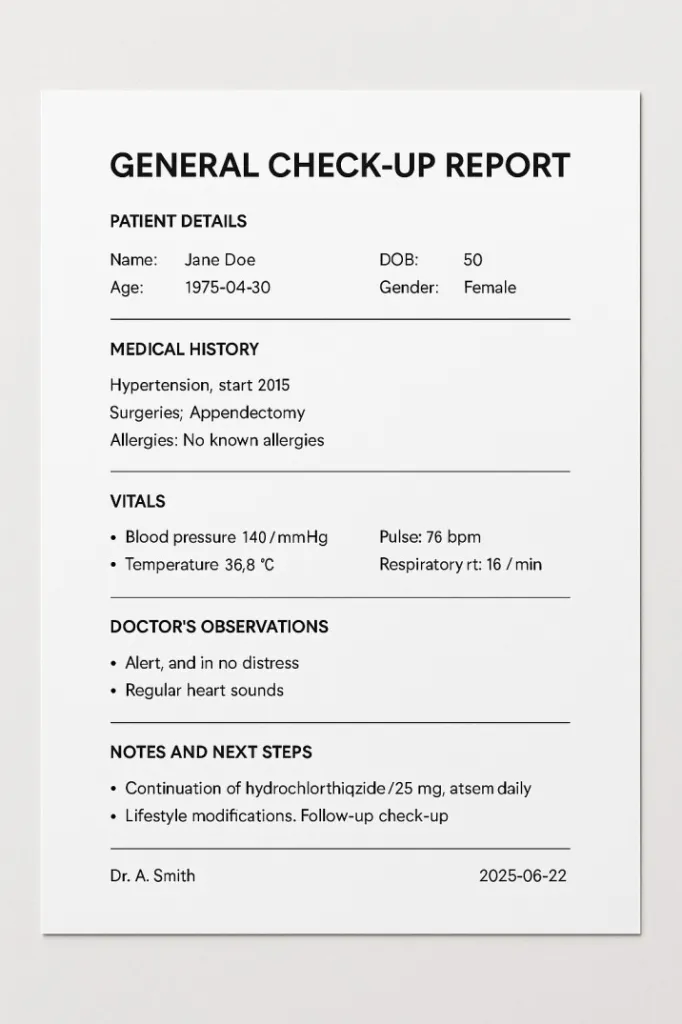
#> input picture sihHackathon_NEW/medikiosk/ocr/test_report.png, 682 x 1024 px
$ python -i extraction.py   (imports and definitions only)
#> lines starting #> are read from the running program, lines starting #| are printed output that depends on the picture; after the words box and inside, x2 and y2 are one past the last pixel; in counts of white or black regions, pixels touching at a corner belong together
import cv2
import pytesseract
import numpy as np
import re

def extract_text_from_image(image_path):
    """
    Extract text using a multi-strategy approach to avoid over-processing.
    """
    image = cv2.imread(image_path)
#> image is the input picture: shape (1024, 682, 3); mean B, G, R 231.3, 231.8, 232.4
    if image is None:
        raise FileNotFoundError(f"Could not read image at {image_path}")

    # 1. Upscale for better character recognition
    image = cv2.resize(image, None, fx=2, fy=2, interpolation=cv2.INTER_CUBIC)
#> image: shape (2048, 1364, 3)
    gray = cv2.cvtColor(image, cv2.COLOR_BGR2GRAY)

    # 2. Create different versions of the image
    # Version A: Enhanced Grayscale (Best for most modern OCR)
    clahe = cv2.createCLAHE(clipLimit=2.0, tileGridSize=(8, 8))
    enhanced_gray = clahe.apply(gray)
    denoised_gray = cv2.fastNlMeansDenoising(enhanced_gray, h=10)

    # Version B: Clean Binary (Traditional approach)
    binary = cv2.adaptiveThreshold(
        denoised_gray, 255, cv2.ADAPTIVE_THRESH_GAUSSIAN_C,
        cv2.THRESH_BINARY, 11, 2
    )
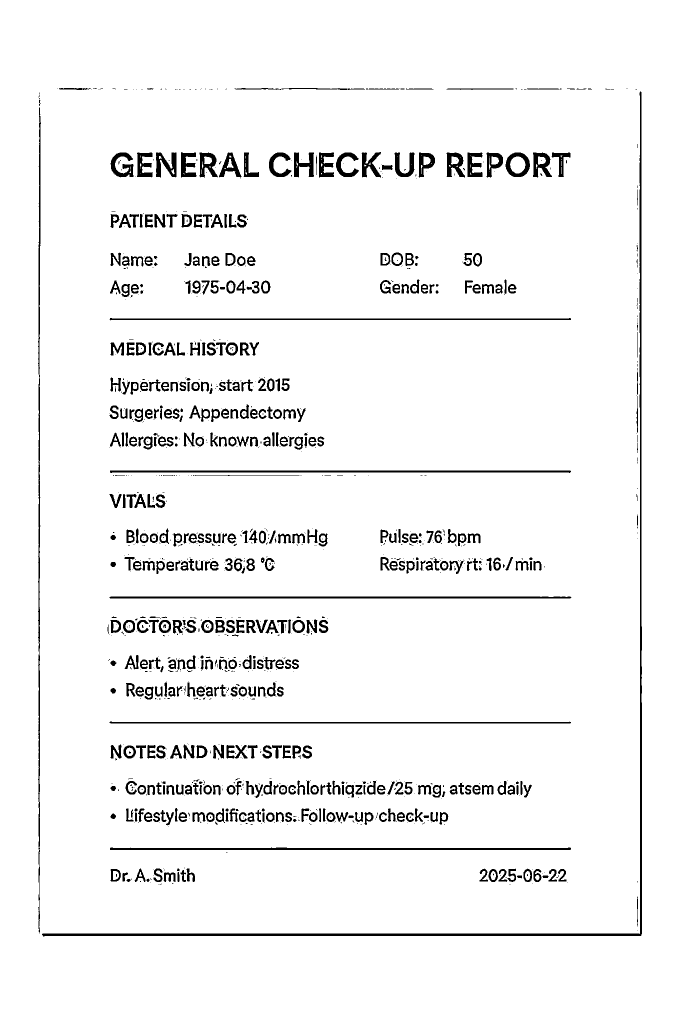
#> binary: shape (2048, 1364) (shown at 1/2 size); 95.3% white; 1212 black regions (724 under 20 px), largest, box (x1, y1, x2, y2) and area: (84, 183, 1284, 1873) 11999, (76, 215, 82, 1864) 4398, (220, 1695, 1142, 1700) 3722

    # Version C: Simple Global Threshold (Best for high-contrast documents)
    _, simple_binary = cv2.threshold(denoised_gray, 0, 255, cv2.THRESH_BINARY + cv2.THRESH_OTSU)
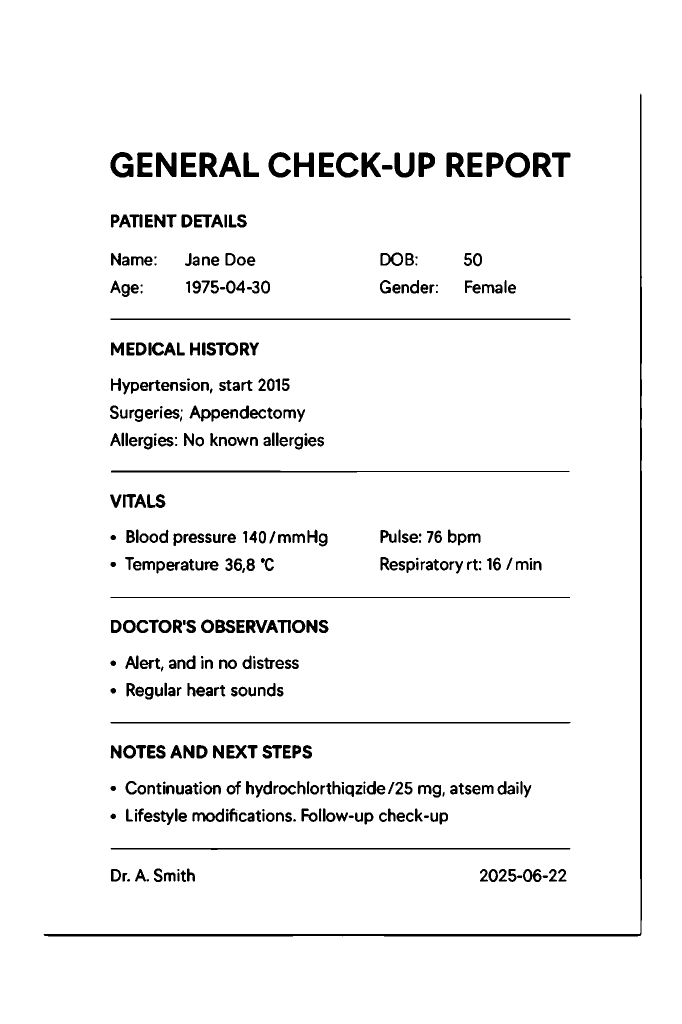
#> simple_binary: shape (2048, 1364) (shown at 1/2 size); 95.5% white; 424 black regions (26 under 20 px), largest, box (x1, y1, x2, y2) and area: (87, 187, 1284, 1873) 11882, (221, 1696, 1141, 1700) 2769, (221, 637, 1141, 640) 2759

    strategies = {
        "enhanced_gray": denoised_gray,
        "adaptive_binary": binary,
        "simple_binary": simple_binary
    }

    best_text = ""
    max_score = -1

    # 3. Try each strategy and score the result
    for name, img in strategies.items():
        config = r'--oem 3 --psm 3 -l eng+hin'
        text = pytesseract.image_to_string(img, config=config)

        # Scoring function: We prefer text with more alphanumeric characters
        # and fewer "garbage" symbols like % $ # @ in a row.
        score = calculate_text_quality(text)

        if score > max_score:
            max_score = score
            best_text = text
#> this loop made 1 pass
#> (name, config) on pass 1: ('enhanced_gray', '--oem 3 --psm 3 -l eng+hin')
#> after the loop, best_text = ''; max_score = -1

    # 4. Post-process and clean
    lines = best_text.splitlines()
    cleaned_lines = [line.strip() for line in lines if line.strip()]

    return "\n".join(cleaned_lines)

def calculate_text_quality(text):
    """
    Scores the OCR output. High score = likely real text.
    Low score = likely OCR noise/garbage.
    """
    if not text: return -1

    # Count alphanumeric characters
    alnum_count = sum(1 for c in text if c.isalnum())
    # Count noise characters (symbols that rarely appear in medical reports)
    noise_count = sum(1 for c in text if c in "@#$%^&*()_+{}[]|\\")

    # Basic score: Alphanumeric density minus noise penalty
    return alnum_count - (noise_count * 5)

#> (the run stopped early here; a loop or call above may not have finished)
